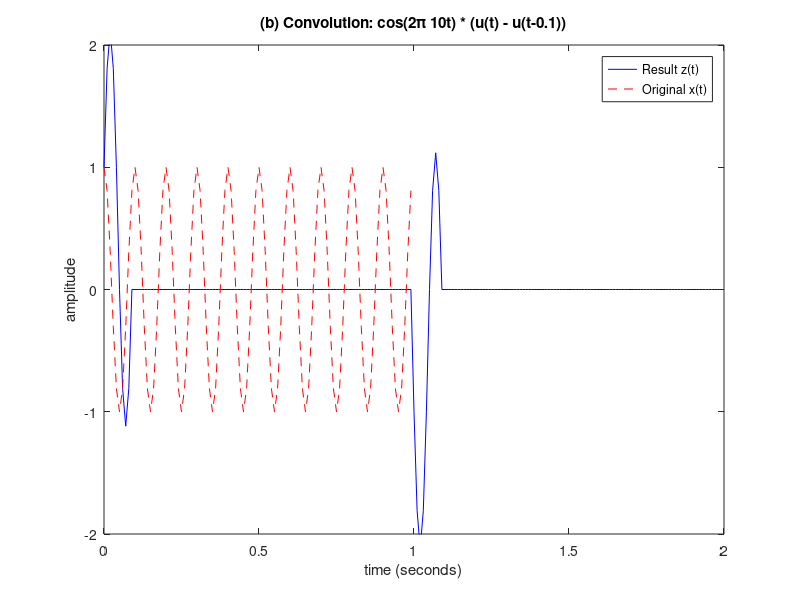

MATLAB code for this plot:
% --- MATLAB/Octave Script for Convolution: Part (b) ---

clear; clc; close all;

% --- 1. Set up parameters ---
fs = 100;           % Sampling frequency (Hz)
Ts = 1/fs;          % Sampling interval
t = 0:Ts:(1-Ts);    % Time vector for 1 second (N=100 samples)
N = length(t);

% --- 2. Create the signals x[n] and y[n] ---
x = cos(2*pi*10*t); % Our 10 Hz cosine wave

% Create the rectangular pulse y(t) = u(t) - u(t-0.1)
pulse_width_sec = 0.1;
pulse_width_samples = pulse_width_sec / Ts; % 0.1 / 0.01 = 10 samples
y = zeros(1, N);
y(1:pulse_width_samples) = 1;  % [1, 1, 1, 1, 1, 1, 1, 1, 1, 1, 0, ..., 0]

% --- 3. Convolve in the Frequency Domain (using DFT) ---
% Length for linear convolution
N_conv = N + N - 1; % 199

X = fft(x, N_conv); % X[k]
Y = fft(y, N_conv); % Y[k]

% Point-wise multiplication in frequency domain
Z = X .* Y;         % Z[k] = X[k] * Y[k]

% Inverse transform to get the result in time domain
z = ifft(Z);
% NOTE: The result z will be complex, but the imaginary part
% should be tiny (e.g., 1e-15) and is just a numerical error.
% We take the real part.
z = real(z);

% --- 4. Plot the results ---
figure;
% Time vector for the convolved signal (199 samples)
t_conv = (0:N_conv-1) * Ts;

plot(t_conv, z, 'b-', 'DisplayName', 'Result z(t)');
hold on;
plot(t, x, 'r--', 'DisplayName', 'Original x(t)');
title('(b) Convolution: cos(2\pi 10t) * (u(t) - u(t-0.1))');
xlabel('time (seconds)');
ylabel('amplitude');
legend;
ylim([-2, 2]); % Set y-axis limits to compare